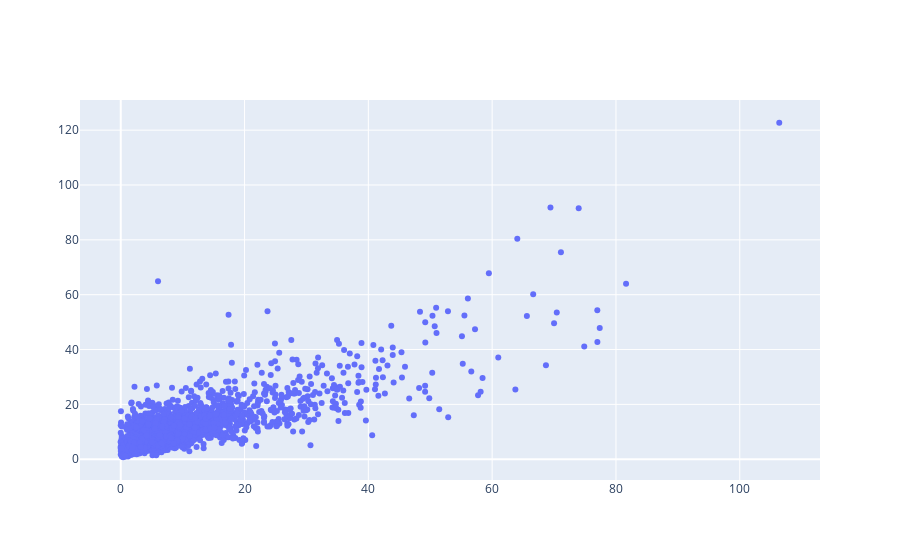

The code cell stored with this chart in its notebook:
### Code cell
fig = go.Figure()
fig.add_trace(
    go.Scatter(
        x=df_parent.loc[:, "2019-pom"],
        y=df_parent.loc[:, "2009-2018-avg-pom"],
        mode="markers",
        hovertext=df_parent.loc[:, "block"],
    )
)
fig.show()

### Figure 1 — Plotly figure (JSON) as saved in the notebook; plotly's stock layout.template omitted (floating-point values rounded to 4 significant figures; data arrays with more than 128 entries replaced by an {"elided": "..."} marker saying what was removed)
{"data": [{"hovertext": {"elided": "5369 str values"}, "mode": "markers", "type": "scatter", "x": {"elided": "5369 float values"}, "y": {"elided": "5369 float values"}}], "layout": {"autosize": true, "xaxis": {"autorange": true, "range": [-6.6, 113.0], "type": "linear"}, "yaxis": {"autorange": true, "range": [-8.023, 131.5], "type": "linear"}}}
